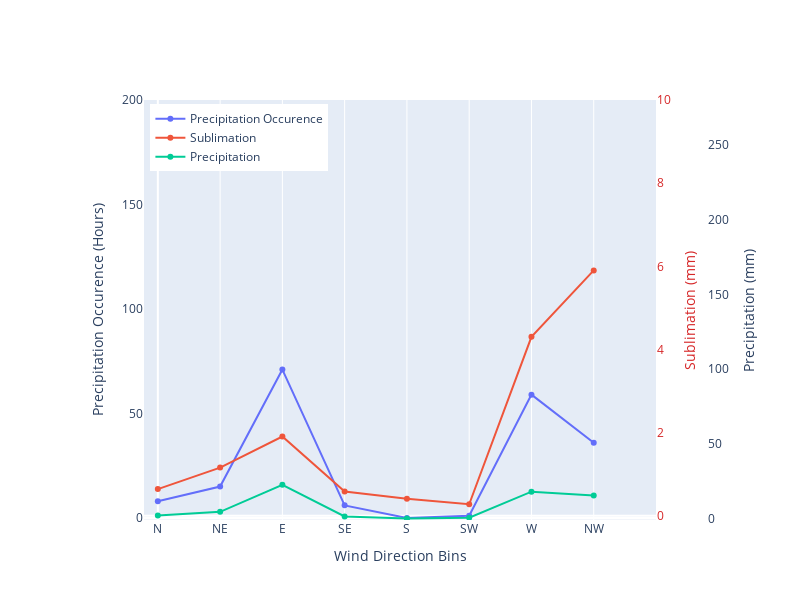

The notebook cell this image was saved under:
### Code cell
# Let's make a few plots using make_sublots in plotly 
fig = go.Figure()
# for the first figure lets make two y axes, one where we'll have a barplot of the precipitation occurence and the other where we'll have the sublimation rate
fig.add_trace(go.Scatter(x=grouped_prcp_binary.index, y=grouped_prcp_binary.values, name='Precipitation Occurence', yaxis='y1'))
fig.update_yaxes(title_text='Precipitation Occurence')
# add second y-axis
fig.add_trace(go.Scatter(x=grouped_sub.index, y=grouped_sub.values, name='Sublimation', yaxis='y2'))
fig.add_trace(go.Scatter(x=grouped_prcp.index, y=grouped_prcp.values, name='Precipitation', yaxis='y3'))
fig.update_layout(xaxis=dict(domain=[0.1,0.9],
                             title='Wind Direction Bins',
                             range=[-10,360],
                             tickvals=[0,45,90,135,180,225,270,315],
                             ticktext=['N', 'NE', 'E', 'SE', 'S', 'SW', 'W', 'NW']),
                  yaxis=dict(title='Precipitation Occurence (Hours)',
                             range=[-1,200]),
                  yaxis2=dict(title='Sublimation (mm)',
                              titlefont=dict(
                                  color="#d62728"
                              ),
                              tickfont=dict(
                                  color="#d62728"
                              ),
                              overlaying='y',
                              side='right',
                              anchor='x',
                              position=0.8,
                              range=[-.1,10]),
                  yaxis3=dict(
                              title="Precipitation (mm)",
                              anchor="free",
                              overlaying="y",
                              side="right",
                              position=0.98,
                              range=[-1,200*35/25]
                              ))
# remove the grid line for axis 1 and 2
fig.update_yaxes(showgrid=False)
fig.update_layout(
                  height=600,
                  width=800)
# move the legend to the top right of the plot
fig.update_layout(legend=dict(
    yanchor="top",
    y=0.99,
    xanchor="left",
    x=0.11
))

### Figure 1 — Plotly figure (JSON) as saved in the notebook; plotly's stock layout.template omitted (floating-point values rounded to 4 significant figures)
{"data": [{"name": "Precipitation Occurence", "type": "scatter", "x": [0, 45, 90, 135, 180, 225, 270, 315], "y": [8, 15, 71, 6, 0, 1, 59, 36], "yaxis": "y"}, {"name": "Sublimation", "type": "scatter", "x": [0, 45, 90, 135, 180, 225, 270, 315], "y": [0.6427, 1.16, 1.906, 0.5873, 0.4123, 0.2782, 4.304, 5.902], "yaxis": "y2"}, {"name": "Precipitation", "type": "scatter", "x": [0, 45, 90, 135, 180, 225, 270, 315], "y": [1.948, 4.452, 22.55, 1.397, 0.04234, 0.4983, 17.95, 15.46], "yaxis": "y3"}], "layout": {"height": 600, "legend": {"x": 0.11, "xanchor": "left", "y": 0.99, "yanchor": "top"}, "width": 800, "xaxis": {"domain": [0.1, 0.9], "range": [-10, 360], "ticktext": ["N", "NE", "E", "SE", "S", "SW", "W", "NW"], "tickvals": [0, 45, 90, 135, 180, 225, 270, 315], "title": {"text": "Wind Direction Bins"}}, "yaxis": {"range": [-1, 200], "showgrid": false, "title": {"text": "Precipitation Occurence (Hours)"}}, "yaxis2": {"anchor": "x", "overlaying": "y", "position": 0.8, "range": [-0.1, 10], "showgrid": false, "side": "right", "tickfont": {"color": "#d62728"}, "title": {"font": {"color": "#d62728"}, "text": "Sublimation (mm)"}}, "yaxis3": {"anchor": "free", "overlaying": "y", "position": 0.98, "range": [-1, 280], "showgrid": false, "side": "right", "title": {"text": "Precipitation (mm)"}}}}
